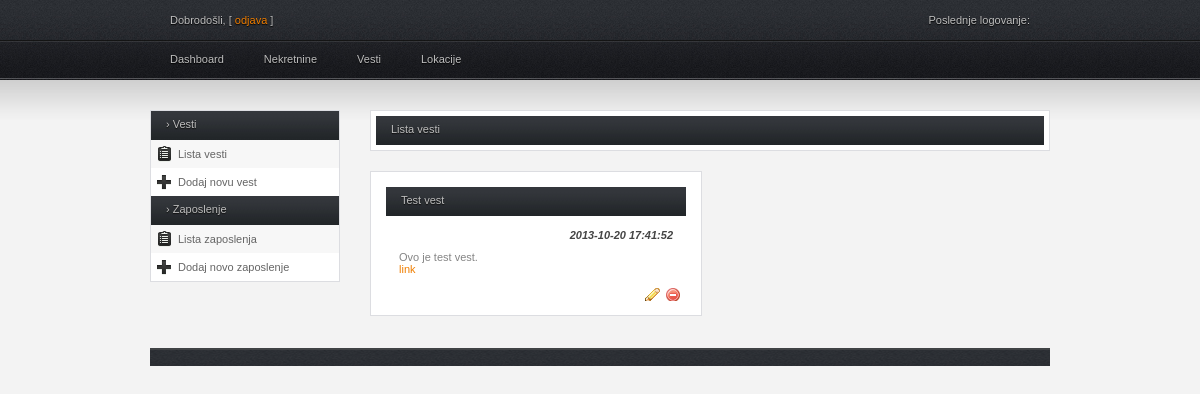
Page /admin/vesti_lista.php (signed in) on the committed database.
### tables this page shows
CREATE TABLE IF NOT EXISTS `post` (
  `id_post` int(11) NOT NULL AUTO_INCREMENT,
  `id_user` int(11) NOT NULL,
  `naslov` varchar(50) NOT NULL,
  `text` varchar(2000) NOT NULL,
  `datum_objave` datetime NOT NULL,
  `status` int(11) NOT NULL,
  `tip` int(11) NOT NULL,
  PRIMARY KEY (`id_post`),
  KEY `id_user` (`id_user`)
);

### admin/vesti_lista.php (the view, shortened to what this page needs)
<!DOCTYPE html PUBLIC "-//W3C//DTD XHTML 1.0 Transitional//EN" "http://www.w3.org/TR/xhtml1/DTD/xhtml1-transitional.dtd">
<html>
    <head>
        <?php include_once './include/head.php'; ?>
    </head>
    <body>
        <div class="wrap">
            <?php include './include/header.php'; ?>
            <div id="content">
                <?php include './include/sidebar.php'; ?>
                <div id="main">
                    <div class="full_w">
                        <div class="h_title">Lista vesti</div>
					</div>
					<?php
                            include_once './logic/common.php';
                            $query = '
								SELECT *
								FROM post
								WHERE status=1 AND tip=1
								ORDER BY datum_objave DESC
							';
                            try {
                                $stmt = $db->prepare($query);
                                $result = $stmt->execute();
                            } catch (PDOException $ex) {
                                die("Failed to run query: " . $ex->getMessage());
                            }
							$even = false;
                            while (($row = $stmt->fetch()) != NULL) {
								$naslov = $row['naslov'];
								$datum_objave = $row['datum_objave'];
								$tekst = $row['text'];
								$id = $row['id_post'];
								if($even) {
									$orientation = 'right';
								}
								else {
									$orientation = 'left';
								}
								echo "
									<div class=half_w half_$orientation>
										<form id='form_$id' method='post' action='vesti_izmeni.php' >
											<div class=h_title>
												$naslov
											</div>
											<article>
												<h4>$datum_objave</h4>
												$tekst
											</article>
											<section class='alignRight'>
												<a href='#' class='table-icon edit' title='Edit' idTu='$id'></a>
												<a href='#' class='table-icon delete' title='Delete' par='12' idTu='$id'></a>
											</section>
										</form>
									</div>
								";
								$even = !$even;
							}
                        ?>
                </div>
            </div>
            <div id="footer">
            </div>
        </div>
    </body>
</html>

### admin/css/style.css (style rules this page uses)
* { margin: 0; padding: 0; }
body { background: #f3f3f3 url(../img/bg_top.jpg) repeat-x; color: #bebebe; font-family: Tahoma, Arial, Helvetica, sans-serif; font-size: 11px; margin: 0; }
h1, h2, h3, h4 { font-family: Arial, sans-serif; color: #444444; }
a { text-decoration: none; }
.wrap { margin: 0 auto; width: 900px; }
#content { margin: 30px 0 30px 0; }
#content #main { float: right; margin: 0 0 12px 0; width: 680px; }
#content #main a { color: #f07e01; }
#main .full_w { background: #ffffff; border: 1px solid #DCDDE1; color: #848484; margin: 0 0 20px 0; padding: 5px; }
#main .full_w .h_title, #main .half_w .h_title { background: url(../img/bg_box_head.jpg) repeat-x; color: #bebebe; font-size: 11px; font-weight: normal; height: 22px; padding: 7px 0 0 15px; text-shadow: #0E0E0E 0px 1px 1px; }
#main .half_w { background: #ffffff; border: 1px solid #DCDDE1; color: #848484; margin: 0 0 20px 0; width: 330px; float: left; }
#main form { margin: 15px; }
.table-icon { padding: 1px 8px; margin-right: 5px; }
.edit.table-icon { background: url(../img/i_edit.png) no-repeat; }
.delete.table-icon { background: url(../img/i_delete.png) no-repeat; }
#footer { background: url(../img/bg_top.jpg) repeat-x top center; border-top: 2px solid #404345; color: #939393; float: left; margin: 0 auto; padding: 8px 20px; text-shadow: #111111 0px 1px 1px; width: 860px; }
article { padding: 13px; text-align: justify; }
article h4 { text-align: right; font-style: italic; margin-bottom: 10px; }
.alignRight { text-align: right; }

### rows in the picture
post: naslov "Test vest", datum_objave "2013-10-20 17:41:52", text "Ovo je test vest. link"
